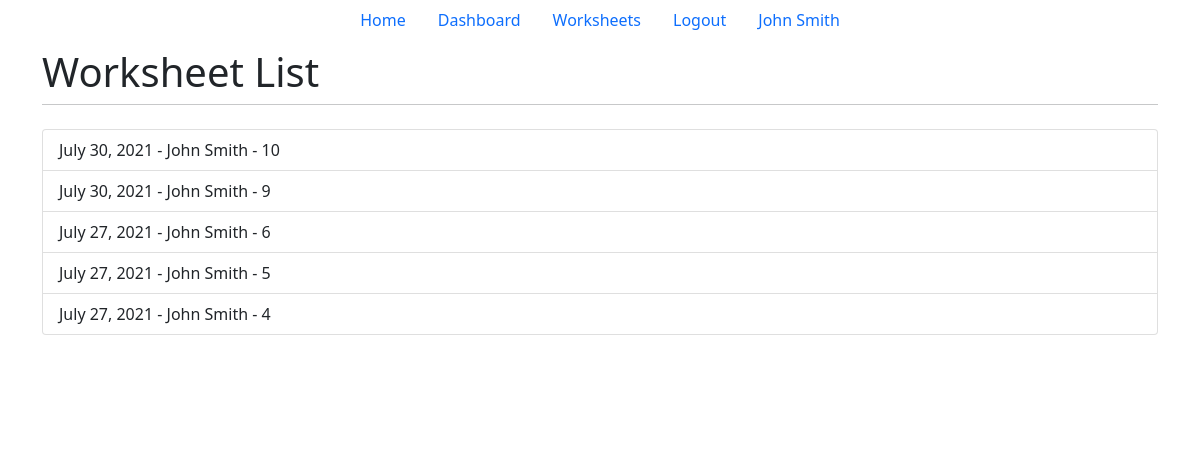
Screenshot of /worksheets/ (signed in) with the database file from the repository.
### main/models.py (models this page shows, shortened)
class Worksheet(models.Model):
    user = models.ForeignKey(
        User, on_delete=models.CASCADE, related_name="worksheet", null=True)
    name = models.CharField(max_length=20)
    date = models.DateField(name="date", auto_now_add=True)
    stores = [
        {"name": 'Orlando',  "number": 116},
        {"name": 'LBV',      "number": 167},
        {"name": 'Vineland', "number": 215},
        {"name": 'Footwear', "number": 254},
        {"name": 'Youth',    "number": 279},
        {"name": 'Disney',   "number": 517},
    ]
    class Meta:
        verbose_name = _("Worksheet")
        verbose_name_plural = _("Worksheets")
    def get_operations(self):
        op = Operation.objects.all()
        list = []
        for item in op:
            list.append({"name":item.name, "desc":item.description})
        return list
    operations = get_operations

### main/views.py (the view)
# urls.py: path('worksheets/', views.worksheets, name="worksheets"),
def worksheets(response):
    return render(response, "worksheets.html", {})

### main/templates/worksheets.html (shortened to what this page needs)
{% extends 'base.html' %}
{% block title2 %}Worksheet List{% endblock title2 %}
{% block content %}
    {% if user.is_authenticated %}
        <div class="list-group">
            {% for ws in user.worksheet.all reversed %}
                <a href="/tracker/{{ws.id}}" class="list-group-item list-group-item-action">
                    {{ws.date}} - {{ws.name}} - {{ws.id}}
                </a>
            {% endfor %}
        </div>
    {% else %}
        <p>Login<a href="/login/">Here</a></p>
    {% endif %}
{% endblock content %}

### main/templates/base.html (shortened to what this page needs)
<!doctype html>
<html lang="en">
<head>
    <link href="https://cdn.jsdelivr.net/npm/bootstrap@5.0.2/dist/css/bootstrap.min.css" rel="stylesheet"
>
</head>
<body>
    {% block nav %}
    <ul class="nav justify-content-center">
        <li class="nav-item">
            <a class="nav-link" href="/">Home</a>
        </li>
        <li class="nav-item">
            <a class="nav-link" href="/dashboard">Dashboard</a>
        </li>
        {% if user.is_authenticated %}
        <li class="nav-item">
            <a class="nav-link" href="/worksheets">Worksheets</a>
        </li>
        <li class="nav-item">
            <a class="nav-link" href="/logout">Logout</a>
        </li>
        <li>
            <a class="nav-link">{{user.first_name}} {{user.last_name}}</a>
        </li>
        {% endif %}
    </ul>
    {% endblock nav %}
    <div class="wrapper container" id="content" , name="content" , class="main">
        <div class="row justify-content-center">
            <div class="col-12">
                <h1 class="mt-2"> {% block title2 %}Task Tracker{% endblock title2 %}</h1>
                <hr class="mt-0 mb-4">
                {% block content %}
                {% endblock content %}
            </div>
        </div>
    </div>
    {% block foot %}
    <footer class="mt-auto"></footer>
    {% endblock foot %}
</body>
</html>

### main/templates/base.html (style rules this page uses)
footer { background: rgb(255, 255, 255); height: 100px; padding: auto; }
html, body { max-width: 100%; overflow-x: hidden; }

### rows the page displays
Worksheet: date "July 30, 2021", name "John Smith", id "10"
Worksheet: date "July 30, 2021", name "John Smith", id "9"
Worksheet: date "July 27, 2021", name "John Smith", id "6"
Worksheet: date "July 27, 2021", name "John Smith", id "5"
Worksheet: date "July 27, 2021", name "John Smith", id "4"

### other values shown
{{ user.first_name }} "John"
{{ user.last_name }} "Smith"
